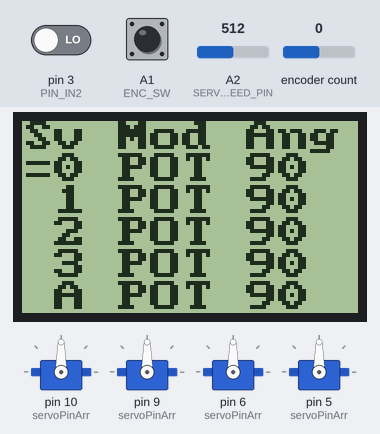
The program below on a simulated Arduino Nano, built with avr-gcc and run on an emulated ATmega328P. Parts: 4 × servo, 84×48 one-colour display. The inputs (shaded band) are chosen by the test bench; at power-on: A1 (ENC_SW) HIGH, encoder count 0, pin 3 (PIN_IN2) LOW, A2 (SERVO_SWEEP_SPEED_PIN) = 512.

Above: at 2.2 s.
2.3 s: A1 (ENC_SW) pulled LOW for 0.15 s
At 2.88 s:
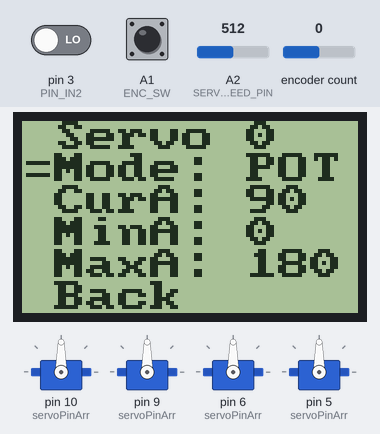
3.0 s: encoder count set to -1
At 3.15 s:
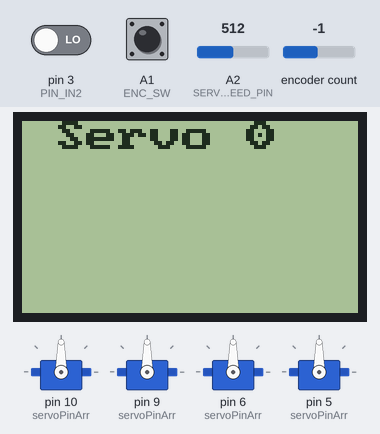
4.8 s: encoder count set to -2
At 5.4 s:
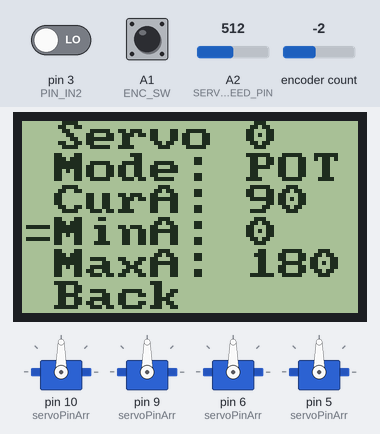
6.5 s: A1 (ENC_SW) pulled LOW for 1 s
8.1 s: encoder count set to -3
At 9.6 s:
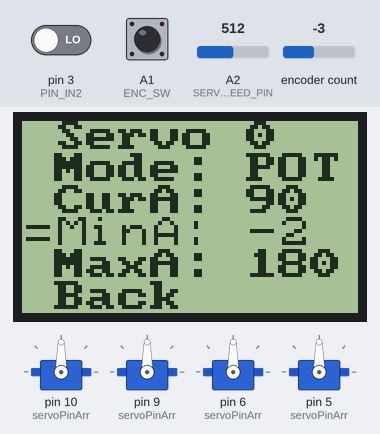
Timing chart, 0 to 10.8 s (numbered marks = the images above; inputs shaded):
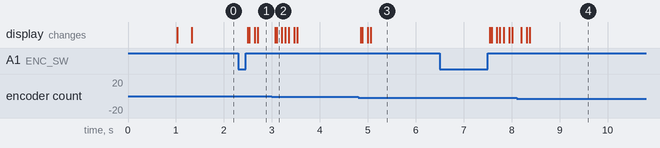

The program:

main.cpp
```cpp
#include <Arduino.h>

/* ServoTester

   Up to four servos can be tested at a time.  All four servos can be driven simultaneously (with the same input range/mode)
   or each servo can have a separate minimum angle, maximum angle and automatic sweep or manual move mode.

   Two level menu is used.  The top level menu shows servo-0/1/2/3 and one called "A" (for all).  Rotating the active line
   indicator (an "=" in the left most column) to the desired servo and clicking the rotary switch puts you into the setting
   mode for that servo.  From there you can set the min-angle, max-angle, mode (POT - for potentiometer, or SWP - for auto-
   sweep), and the current angle.  Select the desired line and click to enter edit mode.  In edit mode you turn the rotary
   knob to increase/decrease the angle or select the different modes.  Select "Back" at the bottom of the menu to return to
   the top level menu.

   Selecting the ServoA line puts you into a mode where the setting apply to all the servos at once (overriding any settings
   that were set for each individual servo).  It allows you to set or sweep all servos with the same settings.

   DLF 1/18/2025
*/

#include <RotaryEncoder.h>
#include <Servo.h>
#include <U8g2lib.h>
#include <Wire.h>

//################################
// Defines and object declaration
//################################

// Enums
enum servoMode { POT, SWP };  // Either controlled with a potentiometer (POT) or swept (SWP) automatically
enum rotary { LINE, MODE, CURA, MINA, MAXA };  // What the rotary knob is controlling

// Constants
#define OLED_REFRESH_TIME  100  // Time (ms) between OLED screen updates
boolean PRESSED = false;

// U8G2/U8X8 for PCD8544 with software SPI (for Nokia 5110 display)
U8X8_PCD8544_84X48_4W_SW_SPI u8x8(/* clock=*/ 12, /* data=*/ 11, /* cs=*/ 7, /* dc=*/ 8, /* reset=*/ 4);

// Array to hold sprintf strings
char str[11];
char modeStr[4];
char selChar[2];


// Rotary Encoder Setup
RotaryEncoder *encoder;         // Create an instance of the rotary encoder object
boolean buttonBeingHeld = false;  // Used to test if rotary button is being held down
#define PIN_IN1 2               // Interrupt pin
#define PIN_IN2 3               // Interrupt pin
#define ENC_SW  A1              // Rotary control switch
rotary rotaryControl;           // Tells us what the rotary knob is currently being used for changing
int encoderLastPosition = 0;
int encoderCurPosition = 0;
boolean displayNeedsUpdating = true;  // Flag so we don't have to clear/update the display so much (less flicker)

// Servos
#define NUM_SERVOS 5
#define SERVO_SWEEP_SPEED_PIN A2       // So we can control how fast the servos sweep
int servoPinArr[NUM_SERVOS] = {10,9,6,5,-1};  // Fifth entry is just a dummy placeholder for the ALL-SERVOS settings.  We don't assign a real servo to it.
int servoCurAngleArr[NUM_SERVOS] = {90,90,90,90,90};        // Current angle setting for each servo
int servoPrevAngleArr[NUM_SERVOS] = {90,90,90,90,90};        // Previous angle setting for each servo
int servoMinAngleArr[NUM_SERVOS] = {0,0,0,0,-20};           // Minimum angle limit for each servo
int servoMaxAngleArr[NUM_SERVOS] = {180,180,180,180,200};   // Maximum angle limit for each servo
servoMode servoModeArr[NUM_SERVOS] = {POT,POT,POT,POT,POT}; // modes are POT or SWP  (potentiometer or sweep-auto)
Servo servoInstance[NUM_SERVOS-1]; // Create the servo objects for the actual servos

// Menu Vars
uint8_t menuLevel = 0;
uint8_t level0SelectRow = 0;     // The top level row that is being selected to use
uint8_t level1SelectRow = 0;     // The level-1 menu row that is beign selected
uint8_t NUM_LEVEL0_ITEMS = 5;
uint8_t NUM_LEVEL1_ITEMS = 5;
boolean editing = false;         // Set true when editing data in a menu row

// Misc Globals
int sweepAngle = 0;                   // Where we are at in the sweep
int sweepDelta = 1;                   // Number of degrees we move on each step during a sweep
boolean sweepAngleRising = true;      // CW or CCW rotation
unsigned long lastDisplayUpdate = 0;  // last OLED update
unsigned long lastSweepUpdate = 0;    // last servo step move

// Prototypes
void checkPosition();
boolean checkSwitch(uint8_t pin);
int getEncoderPosition(int count, int limitLow, int limitHigh);
void setEncoderPosition(int count);

// ***************************************************************************
// Setup Section
// ***************************************************************************
void setup() {
   Serial.begin(115200);
   while(!Serial) { }
   delay(1000);

   // Initialize the servos
   for(int i = 0; i < NUM_SERVOS-1; i++) {
      servoInstance[i].attach(servoPinArr[i]);
   }

   // Set up the oled.  This u8x8 is a text only library (no graphics)
   u8x8.begin();

   // Initialize the rotary encoder.  Enable the Arduino builtin pullup resistors.
   pinMode(ENC_SW, INPUT_PULLUP);

   // use TWO03 mode when PIN_IN1, PIN_IN2 signals are both LOW or HIGH in latch position.
   encoder = new RotaryEncoder(PIN_IN1, PIN_IN2, RotaryEncoder::LatchMode::TWO03);
   encoder->setPosition(0);

   // register interrupt routine
   attachInterrupt(digitalPinToInterrupt(PIN_IN1), checkPosition, CHANGE);
   attachInterrupt(digitalPinToInterrupt(PIN_IN2), checkPosition, CHANGE);

}

// ***************************************************************************
// Main loop
// ***************************************************************************
void loop() {

   // Check the rotary encoder.  This is our control knob to scroll/select
   // menu items or change the pot controled servo angle
   encoder->tick(); // just call tick() to check the state.

   encoderCurPosition = encoder->getPosition();

   // We only need to update the display if the rotary knob was used or if in the SWP mode and current angles are changing
   if(encoderLastPosition != encoderCurPosition) {
      displayNeedsUpdating = true;
      encoderLastPosition = encoderCurPosition;
   }
   for(int i = 0; i < NUM_SERVOS; i++) {
      if(servoPrevAngleArr[i] != servoCurAngleArr[i]) {
         displayNeedsUpdating = true;
         servoPrevAngleArr[i] = servoCurAngleArr[i];
      }
   }

   // Set the speed that the servos will sweep
    // Will be in ms as we'll use the raw 0-1023 reading with millis() later
   uint16_t servoSweepSpeed = analogRead(SERVO_SWEEP_SPEED_PIN);

   // Limit the encoder count range depending on which menu/mode we are in (different menus have different number of choices)
   // This lets us wrap the menu selector from max back to min when rotating the knob
   if(menuLevel == 0) {
      encoderCurPosition = getEncoderPosition(encoderCurPosition, 0, NUM_LEVEL0_ITEMS-1);
      level0SelectRow = encoderCurPosition;
   } else if(menuLevel == 1 && rotaryControl == LINE) {
      encoderCurPosition = getEncoderPosition(encoderCurPosition, 0, NUM_LEVEL1_ITEMS-1);
      level1SelectRow = encoderCurPosition;
   } else if(menuLevel == 1 && rotaryControl == MODE) {
      encoderCurPosition = getEncoderPosition(encoderCurPosition, 0, 1);
      if(encoderCurPosition == 0) {
         servoModeArr[level0SelectRow] = POT;
      } else {
         servoModeArr[level0SelectRow] = SWP;
      }
   } else if(menuLevel == 1 && rotaryControl == CURA) {
      encoderCurPosition = getEncoderPosition(encoderCurPosition, servoMinAngleArr[level0SelectRow], servoMaxAngleArr[level0SelectRow]);
      servoCurAngleArr[level0SelectRow] = encoderCurPosition;
   } else if(menuLevel == 1 && rotaryControl == MINA) {
      //encoderCurPosition = getEncoderPosition(encoderCurPosition, servoMinAngleArr[level0SelectRow], servoMaxAngleArr[level0SelectRow]);
      encoderCurPosition = getEncoderPosition(encoderCurPosition, -20, 200 );
      servoMinAngleArr[level0SelectRow] = encoderCurPosition;
   } else if(menuLevel == 1 && rotaryControl == MAXA) {
      //encoderCurPosition = getEncoderPosition(encoderCurPosition, servoMinAngleArr[level0SelectRow], servoMaxAngleArr[level0SelectRow]);
      encoderCurPosition = getEncoderPosition(encoderCurPosition, -20, 200 );
      servoMaxAngleArr[level0SelectRow] = encoderCurPosition;
   }
   setEncoderPosition(encoderCurPosition);

   // ##########################################
   // See if the encoder switch is being pressed
   // ##########################################
   if(checkSwitch(ENC_SW) == PRESSED) {
      // Wait for the switch to be released before going on
      while(checkSwitch(ENC_SW) == PRESSED) {
         delay(1);
      }
      displayNeedsUpdating = true;

      // Top level menu
      if(menuLevel == 0) {
         level0SelectRow = encoderCurPosition;
         level1SelectRow = 0;
         setEncoderPosition(level1SelectRow);
         menuLevel = 1;
         rotaryControl = LINE;

      // Individual servo sub-menu
      } else if(menuLevel == 1 && level1SelectRow == 0 && !editing) {   // This is the "mode" line
         rotaryControl = MODE;
         editing = true;
      } else if(menuLevel == 1 && level1SelectRow == 0 && editing) {   // This is how we exit editing
         rotaryControl = LINE;
         setEncoderPosition(level1SelectRow);
         editing = false;

      } else if(menuLevel == 1 && level1SelectRow == 1 && !editing) {   // This is the "current servo angle" (curA) line
         rotaryControl = CURA;
         setEncoderPosition(servoCurAngleArr[level0SelectRow]);
         editing = true;
      } else if(menuLevel == 1 && level1SelectRow == 1 && editing) {   // This is how we exit editing
         rotaryControl = LINE;
         setEncoderPosition(level1SelectRow);
         editing = false;

      } else if(menuLevel == 1 && level1SelectRow == 2 && !editing) {   // This is the "minimum servo angle" (minA) line
         rotaryControl = MINA;
         setEncoderPosition(servoMinAngleArr[level0SelectRow]);
         editing = true;
      } else if(menuLevel == 1 && level1SelectRow == 2 && editing) {   // This is how we exit editing
         rotaryControl = LINE;
         setEncoderPosition(level1SelectRow);
         editing = false;

      } else if(menuLevel == 1 && level1SelectRow == 3 && !editing) {   // This is the "maximum servo angle" (maxA) line
         rotaryControl = MAXA;
         setEncoderPosition(servoMaxAngleArr[level0SelectRow]);
         editing = true;
      } else if(menuLevel == 1 && level1SelectRow == 3 && editing) {   // This is how we exit editing
         rotaryControl = LINE;
         setEncoderPosition(level1SelectRow);
         editing = false;

      } else if(menuLevel == 1 && level1SelectRow == 4) {   // This is the "back" button
         menuLevel=0;
         setEncoderPosition(level0SelectRow);
      }
   }

   // ####################
   // Update the display
   // ####################
   if(millis() - lastDisplayUpdate > OLED_REFRESH_TIME && displayNeedsUpdating) {
      lastDisplayUpdate = millis();
      displayNeedsUpdating = false;  // Only true if the rotary knob was moved

      if(menuLevel == 0) {
         u8x8.clearDisplay();
         u8x8.setFont(u8x8_font_pxplustandynewtv_r);
         u8x8.drawString(0,0, "Sv Mod Ang");  // Servo Mode Angle
         for(int i = 0; i < NUM_SERVOS; i++) {
            if(servoModeArr[i] == POT) { strcpy(modeStr, "POT"); }
            if(servoModeArr[i] == SWP) { strcpy(modeStr, "SWP"); }

            // Indicate the selected row by placing an "=" in the left column.  That will be
            // the servo whos setup we enter if we click the rotary switch
            if(level0SelectRow == i ) {
               strcpy(selChar,"=");
            } else {
               strcpy(selChar," ");
            }
            // Name "servo4" as servoA  for ALL.  When we select this servo,
            // its setup page will apply to all the servos at once.
            if(i == 4) {
               sprintf(str,"%sA %s %d", selChar, modeStr, servoCurAngleArr[i]);
            } else {
               sprintf(str,"%s%d %s %d", selChar,i, modeStr, servoCurAngleArr[i]);
            }
            u8x8.drawString(0,i+1,str);
         }
      }
      // This is the servo setup sub-menu.  Here each entry can be edited to change
      // mode/current-angle,min-angle, and max-angle for the servo.
      // When we click on an entry, the font is changed so we can see we are in edit mode.
      // To exit edit mode, click again.
      if(menuLevel == 1) {
         // Menu Header
         u8x8.clearDisplay();
         u8x8.setFont(u8x8_font_pxplustandynewtv_r);
         if(level0SelectRow == 4) {
            strcpy(str,"All Servos");
         } else {
            sprintf(str," Servo %d", level0SelectRow);
         }
         u8x8.drawString(0,0,str);

         // Mode line
         if(servoModeArr[level0SelectRow] == POT) { strcpy(modeStr, "POT"); }
         if(servoModeArr[level0SelectRow] == SWP) { strcpy(modeStr, "SWP"); }
         if(rotaryControl == MODE) {
            u8x8.setFont(u8x8_font_pxplusibmcgathin_r);
         }
         sprintf(str," Mode: %s", modeStr);
         u8x8.drawString(0,1,str);

         // Current Servo Angle line
         if(rotaryControl == CURA) {
            u8x8.setFont(u8x8_font_pxplusibmcgathin_r);
         } else {
            u8x8.setFont(u8x8_font_pxplustandynewtv_r);
         }
         sprintf(str," CurA: %d", servoCurAngleArr[level0SelectRow]);
         u8x8.drawString(0,2,str);

         // Minimum Servo Angle line
         if(rotaryControl == MINA) {
            u8x8.setFont(u8x8_font_pxplusibmcgathin_r);
         } else {
            u8x8.setFont(u8x8_font_pxplustandynewtv_r);
         }
         sprintf(str," MinA: %d", servoMinAngleArr[level0SelectRow]);
         u8x8.drawString(0,3,str);

         // Maximum Servo Angle line
         if(rotaryControl == MAXA) {
            u8x8.setFont(u8x8_font_pxplusibmcgathin_r);
         } else {
            u8x8.setFont(u8x8_font_pxplustandynewtv_r);
         }
         sprintf(str," MaxA: %d", servoMaxAngleArr[level0SelectRow]);
         u8x8.drawString(0,4,str);

         // Return to level0 menu
         u8x8.setFont(u8x8_font_pxplustandynewtv_r);
         u8x8.drawString(0,5," Back");

         // Draw the current line indicator (in the left most column)
         u8x8.drawString(0,level1SelectRow+1,"=");
      }
   }

   // Now go move the servo(s)
   for(int i = 0; i < NUM_SERVOS-1; i++) {
      // row 4 means all servos driven with the "servoA" settings
      if(level0SelectRow == 4) {
         if(servoModeArr[4] == POT) {
            servoInstance[i].write(servoCurAngleArr[4]);     // sets the servo position
         }
      } else {
         if(servoModeArr[i] == POT) {
            servoInstance[i].write(servoCurAngleArr[i]);    // sets the servo position
         }
      }
   }

   // For any servos being automatically swept
   if(millis() - lastSweepUpdate > servoSweepSpeed) {
      lastSweepUpdate = millis();
      int index;
      for(int i = 0; i < NUM_SERVOS-1; i++) {
            index = i;
         if(level0SelectRow == 4) {   // row 4 means all servos driven with the "servoA" settings
            index = 4;
         }
         // Calculate the next servo position angle.  Ramp up then back down and repeat.
         if(!sweepAngleRising && sweepAngle <= servoMinAngleArr[index]) {
            sweepAngleRising = true;
            sweepAngle = servoMinAngleArr[index];
         }
         if(sweepAngleRising && sweepAngle >= servoMaxAngleArr[index]) {
            sweepAngleRising = false;
            sweepAngle = servoMaxAngleArr[index];
         }
         if(sweepAngleRising && sweepAngle < servoMaxAngleArr[index]) {
            sweepAngle += sweepDelta;
         }
         if(!sweepAngleRising && sweepAngle > servoMinAngleArr[index]) {
            sweepAngle -= sweepDelta;
         }
         if(level0SelectRow == 4 && servoModeArr[4] == SWP) {   // row 4 means all servos driven with the "servoA" settings
            servoInstance[i].write(sweepAngle);                 // move the indexed servo to the new position
            servoCurAngleArr[4] = sweepAngle;
         } else {
            if(servoModeArr[i] == SWP) {
               servoInstance[i].write(sweepAngle);        // move the indexed servo to the new position
               servoCurAngleArr[i] = sweepAngle;
            }
         }
      }
   }
}

// ########################################
// Functions
// ########################################

// This interrupt routine will be called on any change of one of the input signals
void checkPosition() {
  encoder->tick(); // just call tick() to check the state.
}

// Set the encoder position count to a new value.
void setEncoderPosition(int count) {
  // Wait until the new encoder count is stored
  while(encoder->getPosition() != count) {
     encoder->setPosition(count);
  }
}

// Return encoder value base on which limits we are using
int getEncoderPosition(int count, int limitLow, int limitHigh) {
   int position;
   if(count < limitLow) {   // roll over to the high side
      position = limitHigh;
   } else if(count > limitHigh) {
      position = limitLow;
   } else {
      position = count;
   }
   return(position);
}

// Check the state of a switch after debouncing it
boolean checkSwitch(uint8_t pin) {
    boolean state;
    boolean prevState;
    int debounceDelay = 20;
    prevState = digitalRead(pin);
    for(int counter=0; counter < debounceDelay; counter++) {
        delay(1);
        state = digitalRead(pin);
        if(state != prevState) {
            counter=0;
            prevState=state;
        }
    }
    // At this point the switch state is stable
    if(state == HIGH) {
        return true;
    } else {
        return false;
    }
}
```

Measured:
- after the input at 2.3 s, the display: first changes after 0.20 s (image 1 shows a later state)
- after the input at 3.0 s, the display: first changes after 0.07 s (image 2 shows a later state)
- after the input at 4.8 s, the display: first changes after 0.05 s (image 3 shows a later state)
- after the input at 8.1 s, the display: first changes after 0.10 s (image 4 shows a later state)
